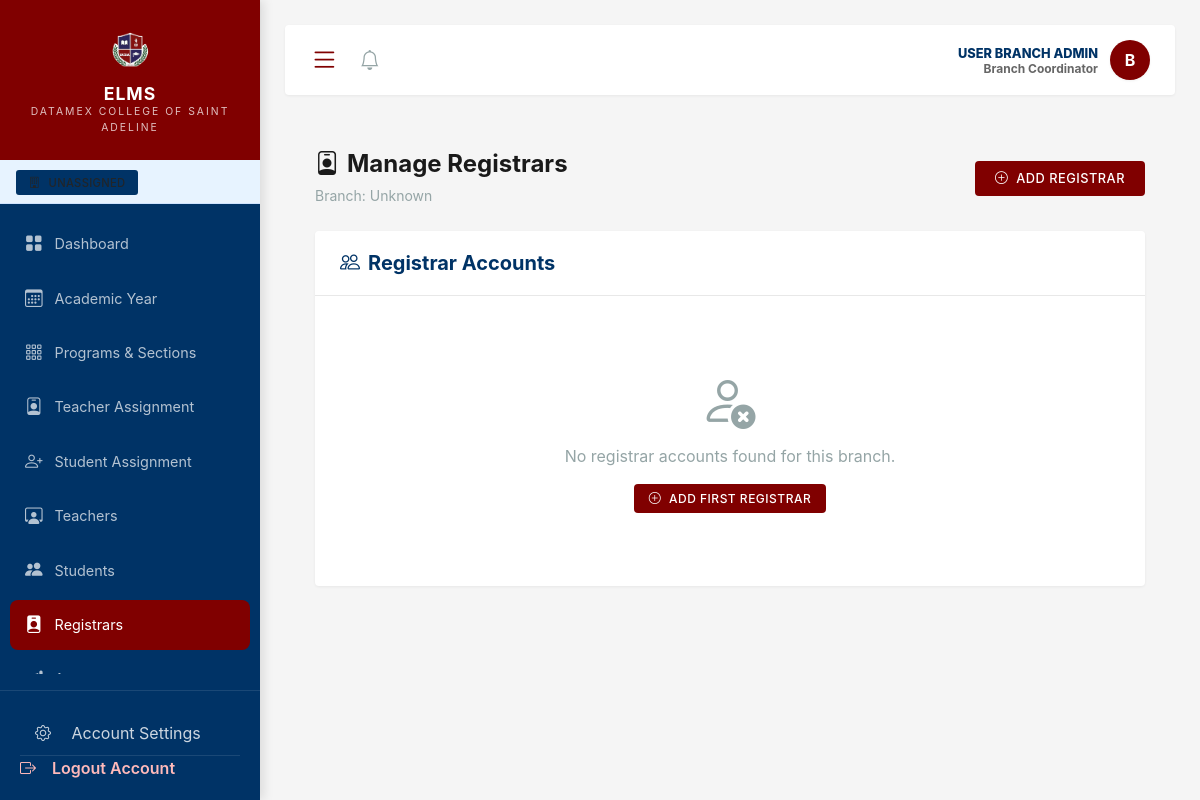
Page /modules/branch_admin/registrars.php (signed in) on the earlier database version.
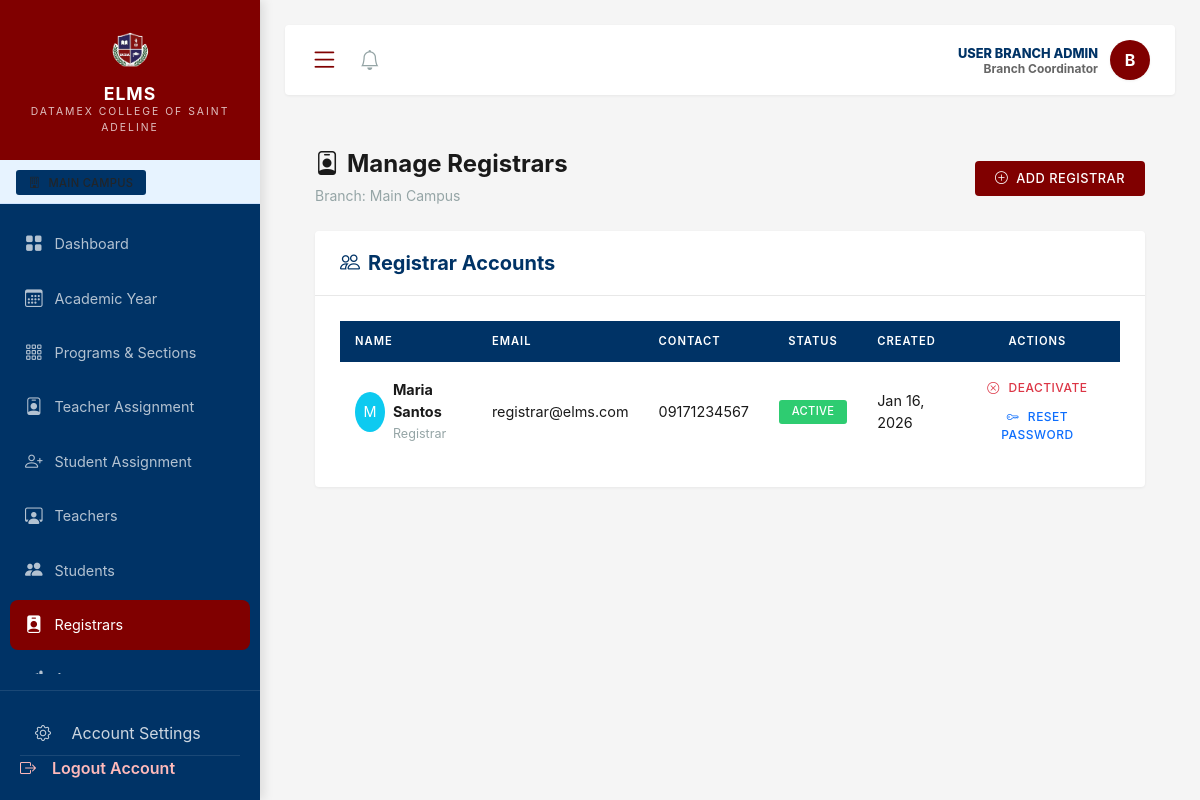
Same page on the later database version.
### tables this page shows
CREATE TABLE `branches` (
  `id` int(10) UNSIGNED NOT NULL,
  `school_id` int(10) UNSIGNED NOT NULL,
  `name` varchar(100) NOT NULL,
  `address` text DEFAULT NULL
);

CREATE TABLE `user_profiles` (
  `user_id` int(10) UNSIGNED NOT NULL,
  `first_name` varchar(50) NOT NULL,
  `last_name` varchar(50) NOT NULL,
  `contact_no` varchar(20) DEFAULT NULL,
  `address` text DEFAULT NULL,
  `branch_id` int(10) UNSIGNED DEFAULT NULL
);

CREATE TABLE `users` (
  `id` int(10) UNSIGNED NOT NULL,
  `email` varchar(100) NOT NULL,
  `password` varchar(255) NOT NULL,
  `status` enum('active','inactive') DEFAULT 'active',
  `last_login` datetime DEFAULT NULL,
  `created_at` timestamp NOT NULL DEFAULT current_timestamp()
);

### modules/branch_admin/registrars.php (the view, shortened to what the changed rows need)
<?php
require_once '../../config/init.php';
$branch_admin_id = $_SESSION['user_id'];
$admin_profile = $conn->query("SELECT branch_id FROM user_profiles WHERE user_id = $branch_admin_id")->fetch_assoc();
$branch_id = $admin_profile['branch_id'] ?? 0;
$branch = $conn->query("SELECT * FROM branches WHERE id = $branch_id")->fetch_assoc();
$registrars = $conn->query("
    SELECT u.id, u.email, u.status, u.created_at,
           up.first_name, up.last_name, up.contact_no
    FROM users u
    INNER JOIN user_profiles up ON u.id = up.user_id
    INNER JOIN user_roles ur ON u.id = ur.user_id
    WHERE ur.role_id = " . ROLE_REGISTRAR . " AND up.branch_id = $branch_id
    ORDER BY up.last_name, up.first_name
");
include '../../includes/header.php';
?>
<div class="wrapper">
    <?php include '../../includes/sidebar.php'; ?>
    <div class="main-content">
        <div class="d-flex justify-content-between align-items-center mb-4">
            <div>
                <h4 class="fw-bold mb-1"><i class="bi bi-person-badge me-2"></i>Manage Registrars</h4>
                <small class="text-muted">Branch: <?php echo htmlspecialchars($branch['name'] ?? 'Unknown'); ?></small>
            </div>
        </div>
        <div class="card border-0 shadow-sm">
            <div class="card-body p-0">
                <?php if ($registrars->num_rows == 0): ?>
                <div class="text-center py-5 text-muted">
                    <i class="bi bi-person-x display-4"></i>
                    <p class="mt-2">No registrar accounts found for this branch.</p>
                    <button class="btn btn-primary btn-sm" data-bs-toggle="modal" data-bs-target="#addRegistrarModal">
                        <i class="bi bi-plus-circle me-1"></i> Add First Registrar
                    </button>
                </div>
                <?php else: ?>
                <div class="table-responsive">
                    <table class="table table-hover align-middle mb-0">
                        <thead class="table-light">
                            <tr>
                                <th>Name</th>
                                <th>Email</th>
                                <th>Contact</th>
                                <th class="text-center">Status</th>
                                <th>Created</th>
                                <th class="text-center">Actions</th>
                            </tr>
                        </thead>
                        <tbody>
                            <?php while ($reg = $registrars->fetch_assoc()): ?>
                            <tr>
                                <td>
                                    <div class="d-flex align-items-center">
                                        <div class="rounded-circle bg-info text-white d-flex align-items-center justify-content-center me-2" style="width: 40px; height: 40px;">
                                            <?php echo strtoupper(substr($reg['first_name'], 0, 1)); ?>
                                        </div>
                                        <div>
                                            <strong><?php echo htmlspecialchars($reg['first_name'] . ' ' . $reg['last_name']); ?></strong>
                                            <br><small class="text-muted">Registrar</small>
                                        </div>
                                    </div>
                                </td>
                                <td><?php echo htmlspecialchars($reg['email']); ?></td>
                                <td><?php echo htmlspecialchars($reg['contact_no'] ?? '-'); ?></td>
                                <td class="text-center">
                                    <?php if ($reg['status'] == 'active'): ?>
                                    <span class="badge bg-success">Active</span>
                                    <?php else: ?>
                                    <span class="badge bg-danger">Inactive</span>
                                    <?php endif; ?>
                                </td>
                                <td><?php echo date('M d, Y', strtotime($reg['created_at'])); ?></td>
                                <td class="text-center">
                                    <?php if ($reg['status'] == 'active'): ?>
                                    <a href="?toggle=deactivate&id=<?php echo $reg['id']; ?>"
                                       class="btn btn-sm btn-outline-danger"
                                       onclick="return confirm('Are you sure you want to deactivate this account?');">
                                        <i class="bi bi-x-circle"></i> Deactivate
                                    </a>
                                    <?php endif; ?>
                                    <button class="btn btn-sm btn-outline-primary" onclick="resetPassword(<?php echo $reg['id']; ?>)">
                                        <i class="bi bi-key"></i> Reset Password
                                    </button>
                                </td>
                            </tr>
                            <?php endwhile; ?>
                        </tbody>
                    </table>
                </div>
                <?php endif; ?>
            </div>
        </div>
    </div>
</div>
<?php include '../../includes/footer.php'; ?>

Differences in the rows shown:
now on this page (row unchanged): branches: name "Main Campus"
now on this page (row edited): user_profiles: first_name "M", first_name+last_name "Maria Santos", user_id.email "registrar@elms.com", contact_no "09171234567", user_id.created_at "Jan 16, 2026"
Other differences:
$branch['name']: "Unknown" → (not shown)
text no longer shown: "No registrar accounts found for this branch. ADD FIRST REGISTRAR"
text now shown: "NAME EMAIL CONTACT STATUS CREATED ACTIONS"
